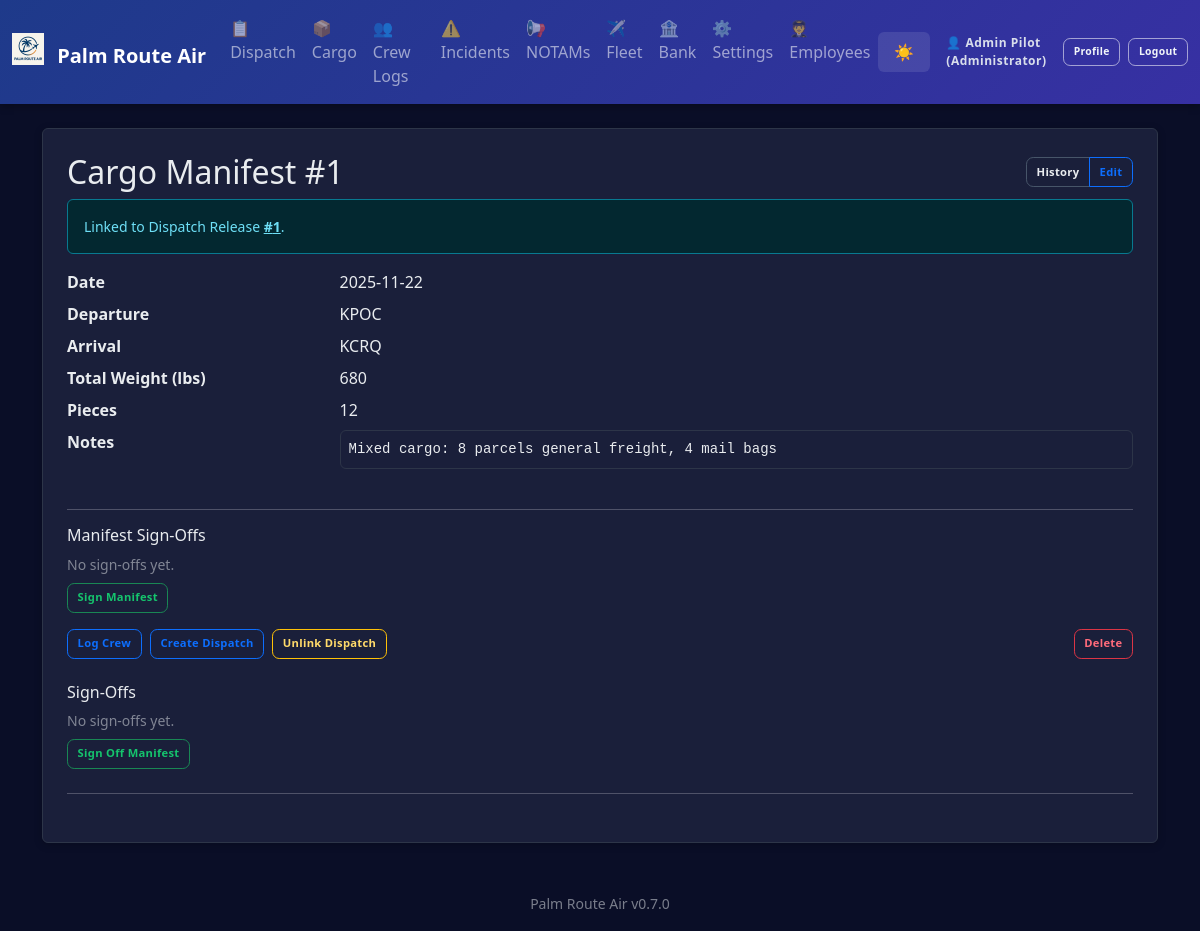
/cargo/1 (signed in), run on the app's committed database.
### app.py (models this page shows, shortened)
class AppSettings(db.Model):
    id = db.Column(db.Integer, primary_key=True)
    company_name = db.Column(db.String(100), default='Palm Route Air')
    logo_filename = db.Column(db.String(120))  # stored in static/logos/
    difficulty = db.Column(db.String(20), default='Normal')  # Easy, Normal, Hard, Realistic
    realism_fuel_variance = db.Column(db.Float, default=0.05)  # ±5% revenue jitter
    realism_destination_penalty = db.Column(db.Float, default=0.25)  # 25% penalty for missed destination
    currency_symbol = db.Column(db.String(5), default='$')
    distance_unit = db.Column(db.String(10), default='NM')  # NM or KM
    weight_unit = db.Column(db.String(10), default='lbs')  # lbs or kg
    show_workflow_help = db.Column(db.Integer, default=1)  # 1 = show, 0 = hide

class Employee(db.Model):
    id = db.Column(db.Integer, primary_key=True)
    name = db.Column(db.String(100), nullable=False)
    email = db.Column(db.String(120), unique=True)
    role = db.Column(db.String(50), default='Pilot')
    hire_date = db.Column(db.Date, default=datetime.date.today)
    active = db.Column(db.Integer, default=1)
    password_hash = db.Column(db.String(255))

class CargoManifest(db.Model):
    id = db.Column(db.Integer, primary_key=True)
    date = db.Column(db.String(20))
    departure = db.Column(db.String(10))
    arrival = db.Column(db.String(10))
    total_weight = db.Column(db.String(20))
    pieces = db.Column(db.String(10))
    notes = db.Column(db.Text)
    dispatch_release_id = db.Column(db.Integer, db.ForeignKey('dispatch_release.id'))
    signoffs = db.relationship('CargoManifestSignOff', backref='manifest', lazy='dynamic')

### app.py (the view, shortened to what this page needs)
@app.route('/cargo/<int:id>', methods=['GET','POST'])
@login_required
def cargo_detail(id):
    m = CargoManifest.query.get_or_404(id)
    dispatch_options = DispatchRelease.query.order_by(DispatchRelease.id.desc()).limit(50).all()
    editing_flag = True if request.args.get('edit') == '1' else False
    signoffs = m.signoffs.order_by(CargoManifestSignOff.timestamp.asc()).all()
    return render_template('cargo_detail.html', m=m, dispatch_options=dispatch_options, editing=editing_flag, signoffs=signoffs)

### app.py (called while the page is built)
def login_required(f):
    @wraps(f)
    def wrapper(*args, **kwargs):
        if not session.get('employee_id'):
            flash('Login required.', 'error')
            return redirect(url_for('login'))
        return f(*args, **kwargs)
    return wrapper

@app.before_request
def enforce_login_globally():
    public_endpoints = {'login', 'logout', 'static'}
    if request.endpoint in public_endpoints or request.endpoint is None:
        return
    if not session.get('employee_id'):
        return redirect(url_for('login'))

@app.context_processor
def inject_settings():
    try:
        settings = AppSettings.query.first()
        if not settings:
            settings = AppSettings(company_name='Palm Route Air')
    except:
        settings = None
    current_employee = None
    if session.get('employee_id'):
        current_employee = Employee.query.get(session['employee_id'])
    return dict(app_settings=settings, app_version=APP_VERSION, current_employee=current_employee)

### templates/cargo_detail.html (shortened to what this page needs)
{% extends 'base.html' %}
{% block content %}
<div class="p-4 bg-white rounded shadow-sm">
  <div class="d-flex justify-content-between align-items-center mb-2">
    <h2 class="mb-0">Cargo Manifest #{{ m.id }}</h2>
    <div class="btn-group btn-group-sm">
      <a href="{{ url_for('cargo_history') }}" class="btn btn-outline-secondary btn-sm">History</a>
      <a href="#editForm" class="btn btn-outline-primary btn-sm" onclick="document.getElementById('editForm').classList.toggle('d-none');return false;">{{ 'Hide Edit' if editing else 'Edit' }}</a>
    </div>
  </div>
  {% if m.dispatch_release_id %}
    <div class="alert alert-info small mb-3">Linked to Dispatch Release <a href="{{ url_for('dispatch_detail', id=m.dispatch_release_id) }}" class="alert-link">#{{ m.dispatch_release_id }}</a>.</div>
  {% endif %}
  <dl class="row mb-0">
    <dt class="col-sm-3">Date</dt><dd class="col-sm-9">{{ m.date }}</dd>
    <dt class="col-sm-3">Departure</dt><dd class="col-sm-9">{{ m.departure }}</dd>
    <dt class="col-sm-3">Arrival</dt><dd class="col-sm-9">{{ m.arrival }}</dd>
    <dt class="col-sm-3">Total Weight (lbs)</dt><dd class="col-sm-9">{{ m.total_weight }}</dd>
    <dt class="col-sm-3">Pieces</dt><dd class="col-sm-9">{{ m.pieces }}</dd>
    <dt class="col-sm-3">Notes</dt><dd class="col-sm-9"><pre class="small bg-light p-2 border rounded" style="white-space:pre-wrap">{{ m.notes }}</pre></dd>
  </dl>
  <hr class="my-3">
  <div>
    <h5 class="h6 mb-2">Manifest Sign-Offs</h5>
    {% if signoffs and signoffs|length > 0 %}
      <ul class="list-unstyled small mb-2">
        {% for so in signoffs %}
          <li class="mb-1">✅ {{ so.employee.name }} ({{ so.employee.role }}) – {{ so.timestamp.strftime('%Y-%m-%d %H:%MZ') }}</li>
        {% endfor %}
      </ul>
    {% else %}
      <p class="small text-muted mb-2">No sign-offs yet.</p>
    {% endif %}
    {% if current_employee %}
      <form method="post" action="{{ url_for('cargo_sign', id=m.id) }}" class="d-inline">
        <button class="btn btn-outline-success btn-sm" {% if signoffs and signoffs|selectattr('employee_id','equalto', current_employee.id)|list|length > 0 %}disabled{% endif %}>Sign Manifest</button>
      </form>
    {% else %}
      <a href="{{ url_for('login') }}" class="btn btn-outline-primary btn-sm">Login to sign</a>
    {% endif %}
  </div>
  <div class="mt-3 d-flex flex-wrap gap-2">
    <a class="btn btn-outline-primary btn-sm" href="{{ url_for('crew', date=m.date, origin=m.departure, destination=m.arrival, cargo_manifest_id=m.id, dispatch_release_id=m.dispatch_release_id) }}">Log Crew</a>
    <a class="btn btn-outline-primary btn-sm" href="{{ url_for('dispatch', date=m.date, departure=m.departure, destination=m.arrival) }}">Create Dispatch</a>
    {% if m.dispatch_release_id %}
      <form method="post" action="{{ url_for('cargo_unlink_dispatch', id=m.id) }}" class="d-inline" onsubmit="return confirm('Unlink dispatch release from this manifest?');">
        <button class="btn btn-outline-warning btn-sm">Unlink Dispatch</button>
      </form>
    {% endif %}
    <form action="{{ url_for('delete_cargo', id=m.id) }}" method="post" class="d-inline ms-auto" onsubmit="return confirm('Delete this cargo manifest?');">
      <button class="btn btn-outline-danger btn-sm">Delete</button>
    </form>
  </div>
  <div class="mt-4">
    <h3 class="h6">Sign-Offs</h3>
    {% if signoffs and signoffs|length > 0 %}
      <ul class="small mb-2">
        {% for so in signoffs %}
          <li>{{ so.timestamp.strftime('%Y-%m-%d %H:%MZ') }} – {{ so.employee.name }}</li>
        {% endfor %}
      </ul>
    {% else %}
      <div class="small text-muted mb-2">No sign-offs yet.</div>
    {% endif %}
    {% if current_employee %}
      {% set already = signoffs|selectattr('employee_id','equalto', current_employee.id)|list %}
      {% if already|length == 0 %}
        <form method="post" action="{{ url_for('cargo_sign', id=m.id) }}">
          <button class="btn btn-outline-success btn-sm">Sign Off Manifest</button>
        </form>
      {% else %}
        <div class="text-success small">You have signed off this manifest.</div>
      {% endif %}
    {% else %}
      <div class="small text-muted">Login to sign off.</div>
    {% endif %}
  </div>
  <hr class="my-4">
</div>
{% endblock %}

### templates/base.html (shortened to what this page needs)
<!doctype html>
<html lang="en" data-bs-theme="dark">
  <head>
    <link href="https://cdn.jsdelivr.net/npm/bootstrap@5.3.3/dist/css/bootstrap.min.css" rel="stylesheet">
  </head>
  <body>
    <nav class="navbar navbar-expand-lg navbar-dark mb-4">
      <div class="container-fluid">
        <a class="navbar-brand fw-bold" href="{{ url_for('index') }}">
          {% if app_settings and app_settings.logo_filename %}
            <img src="{{ url_for('static', filename='logos/' + app_settings.logo_filename) }}" height="32" class="me-2" style="vertical-align: -0.125em;" alt="Logo">
          {% endif %}
          {{ app_settings.company_name if app_settings else 'Palm Route Air' }}
        </a>
        <div class="collapse navbar-collapse" id="navbarNav">
          <ul class="navbar-nav me-auto">
            <li class="nav-item"><a class="nav-link" href="{{ url_for('dispatch_history') }}">📋 Dispatch</a></li>
            <li class="nav-item"><a class="nav-link" href="{{ url_for('cargo_history') }}">📦 Cargo</a></li>
            <li class="nav-item"><a class="nav-link" href="{{ url_for('crew_history') }}">👥 Crew Logs</a></li>
            <li class="nav-item"><a class="nav-link" href="{{ url_for('incident_history') }}">⚠️ Incidents</a></li>
            <li class="nav-item"><a class="nav-link" href="{{ url_for('notams_history') }}">📢 NOTAMs</a></li>
            <li class="nav-item"><a class="nav-link" href="{{ url_for('fleet_history') }}">✈️ Fleet</a></li>
            <li class="nav-item"><a class="nav-link" href="{{ url_for('economy_ledger') }}">🏦 Bank</a></li>
            <li class="nav-item"><a class="nav-link" href="{{ url_for('settings') }}">⚙️ Settings</a></li>
            {% if current_employee and current_employee.role in ['Manager','Administrator'] %}
            <li class="nav-item"><a class="nav-link" href="{{ url_for('employees') }}">🧑‍✈️ Employees</a></li>
            {% endif %}
          </ul>
          <button class="theme-toggle text-white" onclick="toggleTheme()" title="Toggle theme">
            <span id="theme-icon">🌙</span>
          </button>
          <div class="ms-3 d-flex align-items-center auth-actions">
            {% if current_employee %}
              <span class="auth-user-text me-2">👤 {{ current_employee.name }} ({{ current_employee.role }})</span>
              <a href="{{ url_for('profile') }}" class="btn btn-outline-light btn-sm me-2" title="View Profile">Profile</a>
              <a href="{{ url_for('logout') }}" class="btn btn-outline-light btn-sm" title="Logout">Logout</a>
            {% else %}
              <a href="{{ url_for('login') }}" class="btn btn-outline-light btn-sm" title="Employee Login">Login</a>
            {% endif %}
          </div>
        </div>
      </div>
    </nav>
    <main class="container mb-5">
      {% block content %}{% endblock %}
    </main>
    <footer class="container text-center pb-3">
      <small class="text-muted">{{ app_settings.company_name if app_settings else 'Palm Route Air' }} {{ app_version }}</small>
    </footer>
  </body>
</html>

### templates/base.html (style rules this page uses)
:root { --pra-primary: #0d6efd; --pra-secondary: #6c757d; --pra-success: #198754; --pra-danger: #dc3545; --pra-warning: #ffc107; --pra-info: #0dcaf0; --pra-thead-bg-light: #e9ecef; --pra-thead-color-light: #212529; --pra-thead-bg-dark: #1f2542; --pra-thead-color-dark: #f8f9fa; }
[data-bs-theme="dark"] { --bs-body-bg: #0a0e27; --bs-body-color: #e9ecef; --bs-card-bg: #1a1f3a; --bs-border-color: #2d3548; --bs-emphasis-color: #ffffff; }
body { background: var(--bs-body-bg); color: var(--bs-body-color); transition: background-color 0.3s ease, color 0.3s ease; }
.bg-white, .bg-light { background-color: var(--bs-card-bg) !important; border-color: var(--bs-border-color); }
.navbar { background: linear-gradient(135deg, #1e3a8a 0%, #3730a3 100%) !important; box-shadow: 0 2px 8px rgba(0,0,0,0.3); }
[data-bs-theme="dark"] .navbar .btn-outline-light { color: #f8f9fa !important; border-color: rgba(255,255,255,0.5) !important; background-color: transparent !important; }
.auth-actions .btn { transition: background-color .15s, color .15s, border-color .15s; }
.auth-user-text { font-size: .75rem; font-weight: 600; letter-spacing: .5px; opacity: 0.95; }
[data-bs-theme="dark"] .auth-user-text { color: #e2e8f0; }
.card, .shadow-sm, .rounded.shadow-sm { background-color: var(--bs-card-bg); border: 1px solid var(--bs-border-color); box-shadow: 0 2px 8px rgba(0,0,0,0.2) !important; }
.btn-outline-secondary, .btn-outline-primary, .btn-outline-warning, .btn-outline-info, .btn-outline-danger { border-width: 1.5px; }
.theme-toggle { cursor: pointer; padding: 0.5rem 1rem; border: none; background: rgba(255,255,255,0.1); border-radius: 0.375rem; transition: background 0.2s; }
pre { background-color: var(--bs-body-bg) !important; border-color: var(--bs-border-color) !important; color: var(--bs-body-color); }
.alert { border-width: 1px; }
.text-muted { opacity: 0.7; }
.btn { font-weight: 600; font-size: .75rem; letter-spacing: .3px; border-radius: .45rem; border-width: 1.5px; padding: .50rem .85rem; transition: background-color .15s, color .15s, border-color .15s, box-shadow .15s; }
.btn-sm { padding: .35rem .6rem; font-size: .70rem; }
.btn-outline-secondary { color: var(--bs-body-color); }
[data-bs-theme="dark"] .btn-outline-secondary { border-color: #475569; }
.btn-outline-primary { color: #0d6efd; }
[data-bs-theme="dark"] .btn-outline-primary { border-color: #0d6efd; }
[data-bs-theme="dark"] .btn-outline-success { border-color: #198754; color: #15c46d; }
[data-bs-theme="dark"] .btn-outline-warning { border-color: #ffc107; color: #ffda6a; }
[data-bs-theme="dark"] .btn-outline-danger { border-color: #dc3545; color: #ff6b7b; }
.navbar .btn { font-size: .65rem; padding: .35rem .6rem; }
.navbar .btn-outline-light { font-weight:600; }
[data-bs-theme="dark"] .navbar .btn-outline-light { color:#f1f5f9 !important; border-color: rgba(255,255,255,0.55) !important; }

### data on the page
AppSettings: logo_filename (picture), company_name "Palm Route Air"
Employee: name "Admin Pilot", role "Administrator"
CargoManifest: id "1", dispatch_release_id "1", date "2025-11-22", departure "KPOC", arrival "KCRQ", total_weight "680", pieces "12", notes "Mixed cargo: 8 parcels general freight, 4 mail bags"

### other printed values
{{ 'Hide Edit' if editing else 'Edit' }} "Edit"
{{ app_version }} "v0.7.0"
